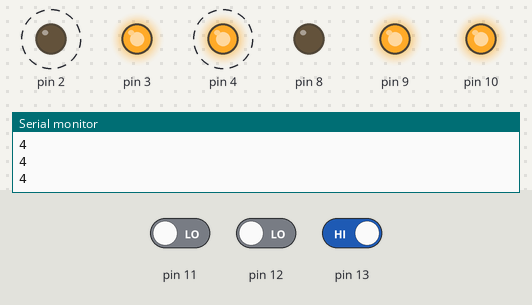
Bench run of a sketch on a simulated Arduino Uno, built with avr-gcc and run on an emulated ATmega328P. On the bench: output pins drawn as LEDs (lit = HIGH), the last lines printed to the serial monitor. Dashed ring = blinking. The inputs (shaded band) are chosen by the test bench; at power-on: pin 13 HIGH, pin 12 LOW, pin 11 LOW.

Above: at 1.2 s.
1.3 s: pin 13 driven LOW
At 2.1 s:
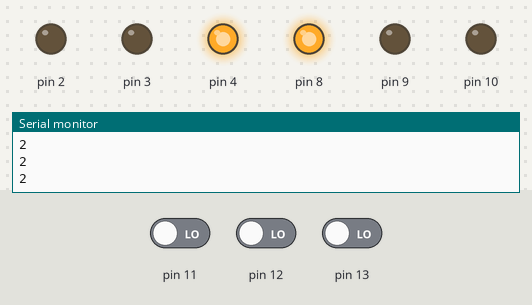
3.0 s: pin 12 driven HIGH
At 3.19 s:
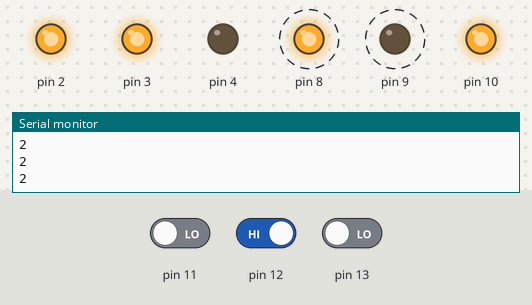
6.0 s: pin 13 driven HIGH
At 6.25 s:
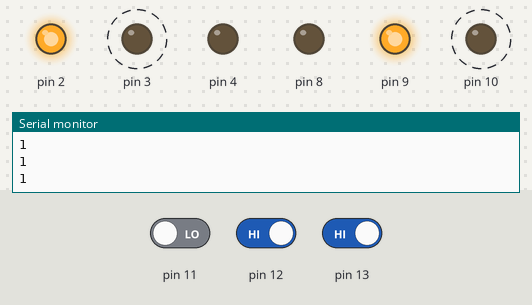
9.0 s: pin 12 driven LOW
At 9.31 s:
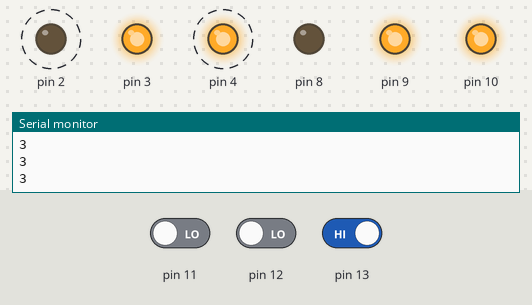
12.0 s: pin 11 driven HIGH and pin 13 driven LOW
At 13.4 s:
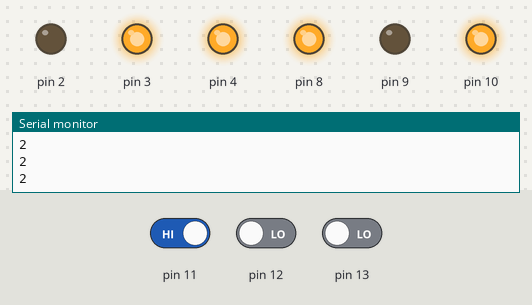
13.7 s: pin 11 driven LOW
At 14.6 s:
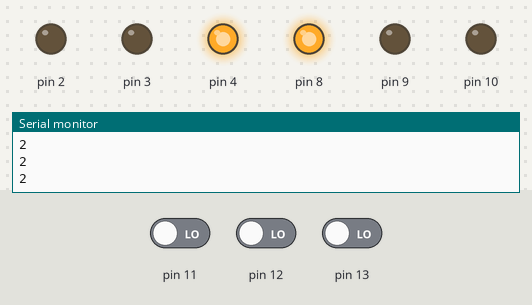
Timing chart, 0 to 16.2 s (numbered marks = the images above; inputs shaded):
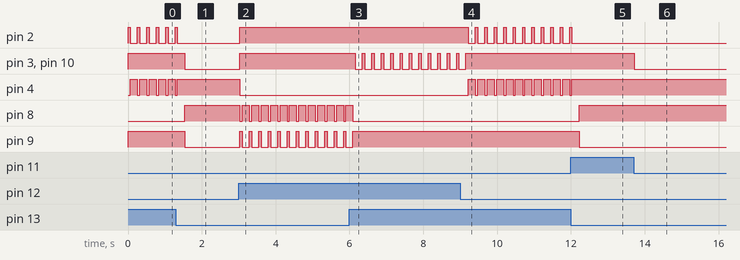

Measured:
- after the input at 1.3 s, pin 2: goes on until 1.3 s, then stays LOW; pin 3, pin 9, pin 10: HIGH → LOW after 0.23 s; pin 4: goes on until 1.3 s, then stays HIGH; pin 8: LOW → HIGH after 0.23 s
- after the input at 3.0 s, pin 2, pin 3, pin 10: LOW → HIGH at once; pin 4: HIGH → LOW at once; pin 8: alternates HIGH for 0.19 s and LOW for 0.07 s, starting at once; pin 9: alternates HIGH for 0.07 s and LOW for 0.19 s, starting at once
- after the input at 6.0 s, pin 3, pin 10: alternates HIGH for 0.07 s and LOW for 0.19 s, starting after 0.16 s; pin 8: goes on until 6.1 s, then stays LOW; pin 9: goes on until 6.1 s, then stays HIGH
- after the input at 9.0 s, pin 2: alternates HIGH for 0.07 s and LOW for 0.19 s, starting after 0.22 s; pin 3, pin 10: goes on until 9.2 s, then stays HIGH; pin 4: alternates HIGH for 0.19 s and LOW for 0.07 s, starting after 0.22 s
- after the input at 12.0 s, pin 2: goes on until 12.0 s, then stays LOW; pin 4: goes on until 12.0 s, then stays HIGH; pin 8: LOW → HIGH after 0.22 s; pin 9: HIGH → LOW after 0.22 s
- after the input at 13.7 s, pin 3, pin 10: HIGH → LOW at once
- by itself, pin 2: alternates HIGH for 0.07 s and LOW for 0.19 s
- by itself, pin 4: alternates HIGH for 0.19 s and LOW for 0.07 s

The sketch:

oleg_car.ino
```cpp
void setup()
{
pinMode(11, INPUT);
pinMode(13, INPUT);
pinMode(12, INPUT);
pinMode(10, OUTPUT);
pinMode(8, OUTPUT);
pinMode(9, OUTPUT);
pinMode(3, OUTPUT);
pinMode(4, OUTPUT);
pinMode(2, OUTPUT);
Serial.begin(9600);
}

void go_nazad()
{
digitalWrite(10, HIGH);
digitalWrite(3, HIGH);

digitalWrite(8, LOW);
digitalWrite(9, HIGH);

digitalWrite(2, HIGH);
digitalWrite(4, LOW);
}

void loop()
{
if(digitalRead(11) == 1)
{
digitalWrite(10, HIGH);
digitalWrite(3, HIGH);
}
else{
digitalWrite(10, LOW);
digitalWrite(3, LOW);

}
if (digitalRead(13) == 0 && digitalRead(12) == 1) {
go_nazad();
delay(65);
digitalWrite(8, HIGH);
digitalWrite(9, LOW);
digitalWrite(4, LOW);
digitalWrite(2, HIGH);
delay(190);
Serial.println("1");
}
if (digitalRead(13) == 0 && digitalRead(12) == 0) {
digitalWrite(8, HIGH);
digitalWrite(9, LOW);
digitalWrite(4, HIGH);
digitalWrite(2, LOW);
delay(50);
Serial.println("2");
}
if (digitalRead(13) == 1 && digitalRead(12) == 1) {
go_nazad();
delay(65);
digitalWrite(10, LOW);
digitalWrite(3, LOW);
digitalWrite(5, HIGH);
digitalWrite(6, HIGH);
digitalWrite(7, HIGH);
delay(190);
Serial.println("3");
}
if (digitalRead(13) == 1 && digitalRead(12) == 0) {
go_nazad();
delay(65);
digitalWrite(8, LOW);
digitalWrite(9, HIGH);
digitalWrite(2, LOW);
digitalWrite(4, HIGH);
delay(190);
Serial.println("4");
}
}
```
